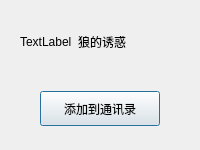
<?xml version="1.0" encoding="UTF-8"?>
<ui version="4.0">
 <class>FindSuccessDlg</class>
 <widget class="QDialog" name="FindSuccessDlg">
  <property name="geometry">
   <rect>
    <x>0</x>
    <y>0</y>
    <width>200</width>
    <height>150</height>
   </rect>
  </property>
  <property name="minimumSize">
   <size>
    <width>200</width>
    <height>150</height>
   </size>
  </property>
  <property name="maximumSize">
   <size>
    <width>280</width>
    <height>190</height>
   </size>
  </property>
  <property name="windowTitle">
   <string>Dialog</string>
  </property>
  <layout class="QVBoxLayout" name="verticalLayout">
   <item>
    <widget class="QWidget" name="widget" native="true">
     <layout class="QHBoxLayout" name="horizontalLayout">
      <item>
       <widget class="QLabel" name="lb_avatar">
        <property name="text">
         <string>TextLabel</string>
        </property>
       </widget>
      </item>
      <item>
       <widget class="QLabel" name="lb_name">
        <property name="text">
         <string>狼的诱惑</string>
        </property>
       </widget>
      </item>
      <item>
       <spacer name="horizontalSpacer">
        <property name="orientation">
         <enum>Qt::Horizontal</enum>
        </property>
        <property name="sizeHint" stdset="0">
         <size>
          <width>123</width>
          <height>20</height>
         </size>
        </property>
       </spacer>
      </item>
     </layout>
    </widget>
   </item>
   <item>
    <widget class="QWidget" name="widget_2" native="true">
     <layout class="QHBoxLayout" name="horizontalLayout_2">
      <item>
       <widget class="ClickedBtn" name="btn_add_friend">
        <property name="minimumSize">
         <size>
          <width>120</width>
          <height>35</height>
         </size>
        </property>
        <property name="maximumSize">
         <size>
          <width>120</width>
          <height>35</height>
         </size>
        </property>
        <property name="text">
         <string>添加到通讯录</string>
        </property>
       </widget>
      </item>
     </layout>
    </widget>
   </item>
  </layout>
 </widget>
 <customwidgets>
  <customwidget>
   <class>ClickedBtn</class>
   <extends>QPushButton</extends>
   <header location="global">clickedbtn.h</header>
  </customwidget>
 </customwidgets>
 <resources/>
 <connections/>
</ui>
